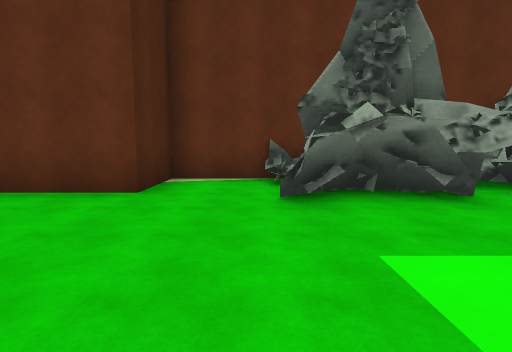
View 1 (above)

24 first-person views from a walk through a scene from a Unity 3-D project. The camera is 1.4 m above the floor, tilts 6° down and sees 80° across. The floor is counted in squares, 2 m on a side. Each view is taken from the middle of a square. On the plan, view 1 faces up. The plan holds only what a view shows up to about 10 squares ahead; the rest is blank. The place goes on beyond the plan. The player is left out. Some surface patterns are stand-ins.

View 2
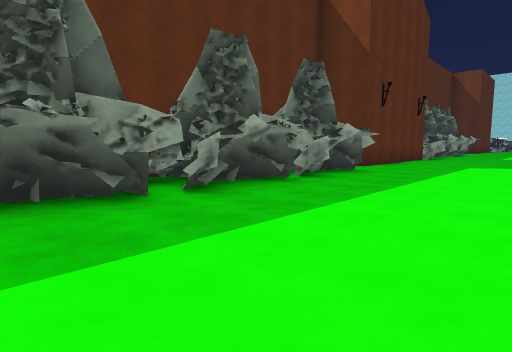

View 3
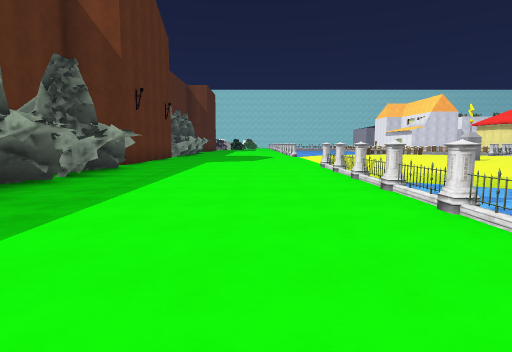

View 4
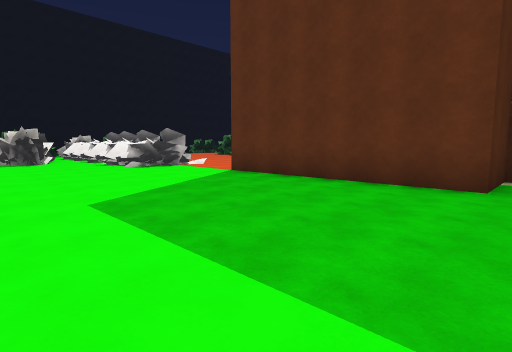

View 5
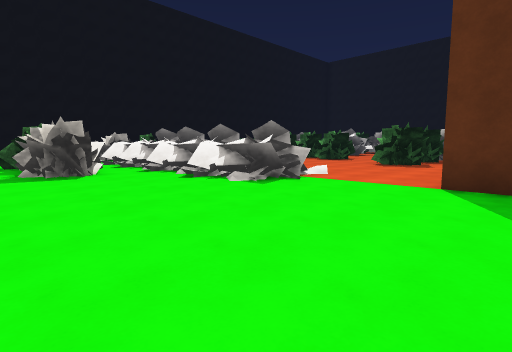

View 6
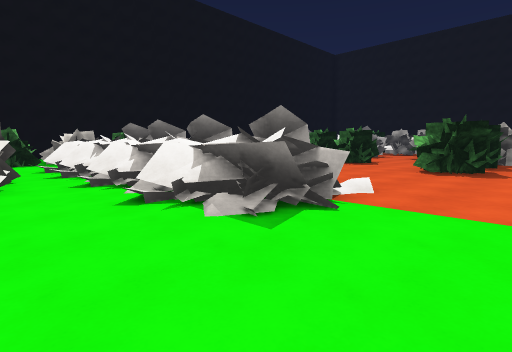

View 7
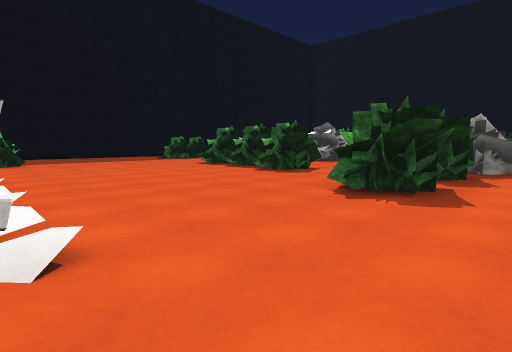

View 8
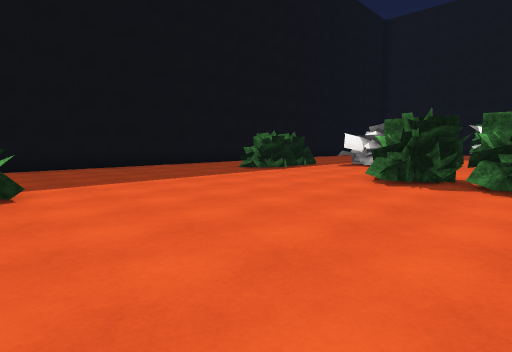

View 9
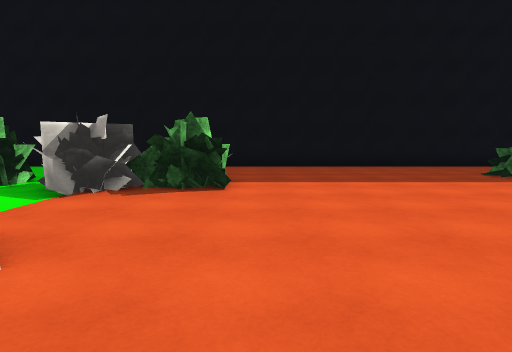

View 10
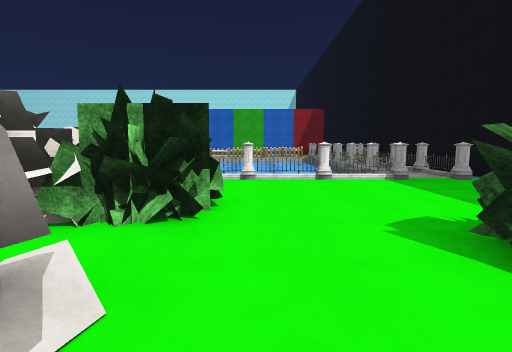

View 11
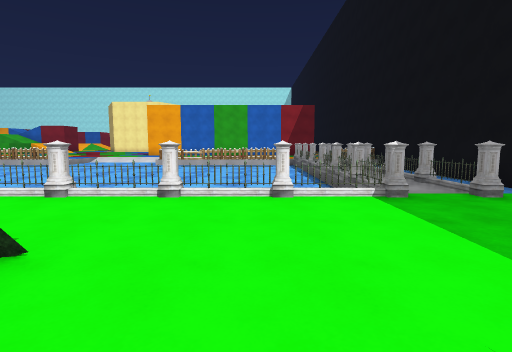

View 12
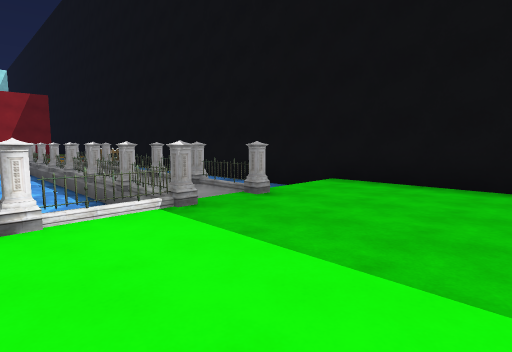

View 13
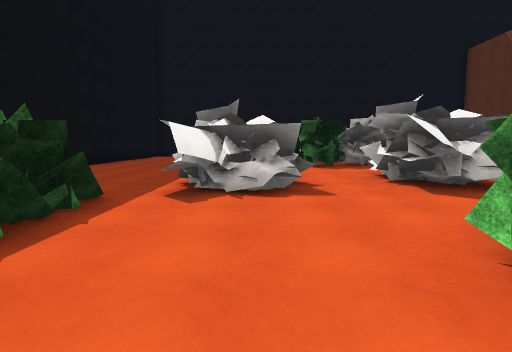

View 14
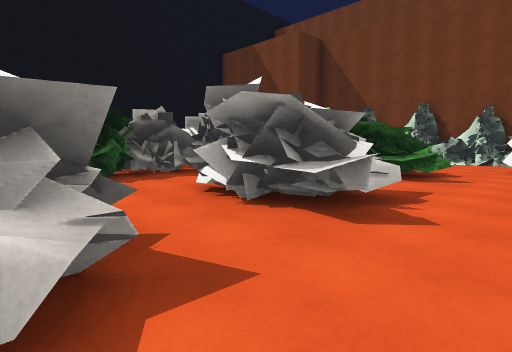

View 15
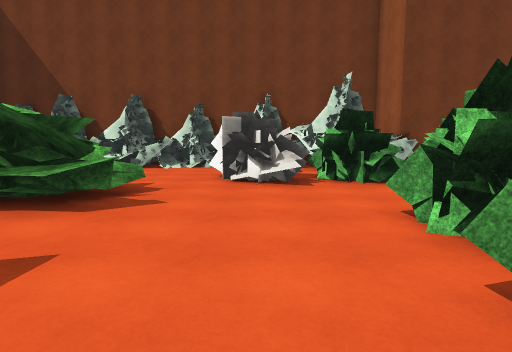

View 16
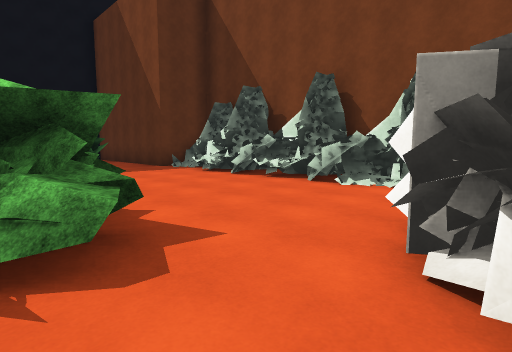

View 17
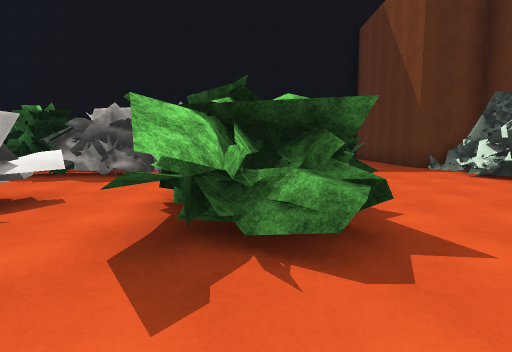

View 18
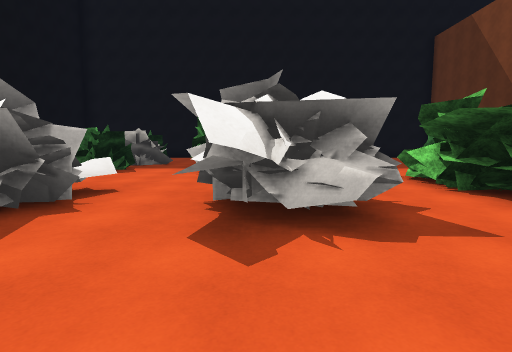

View 19
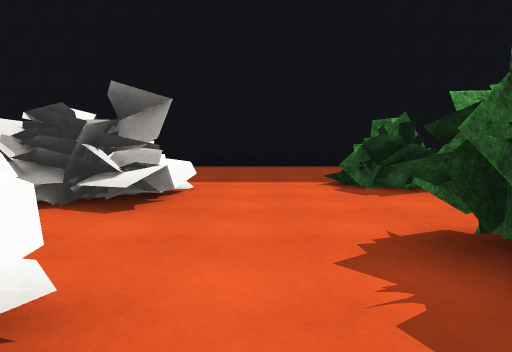

View 20
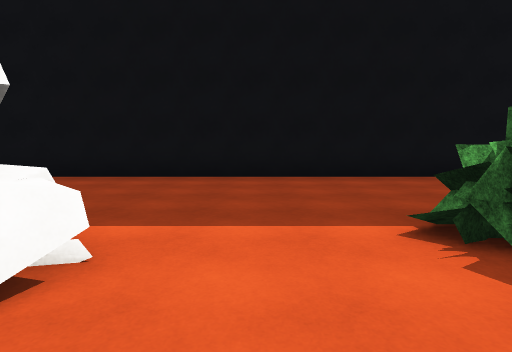

View 21
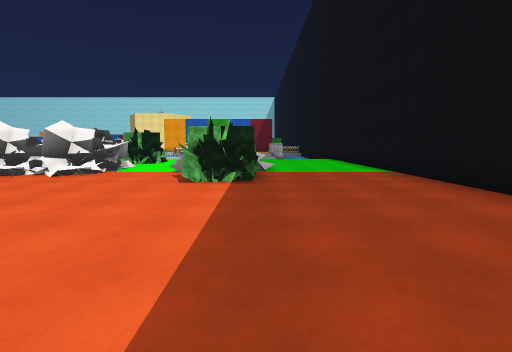

View 22
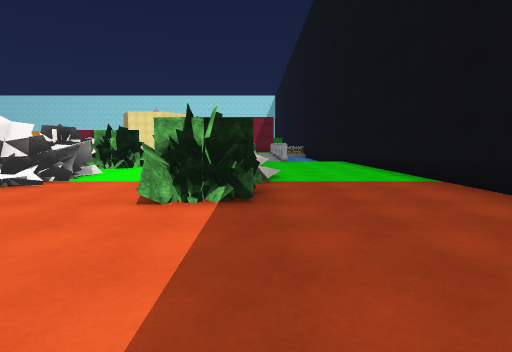

View 23
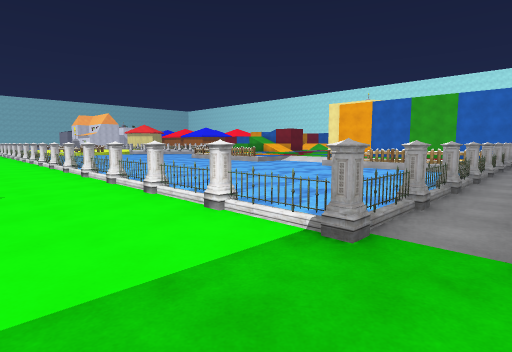

View 24
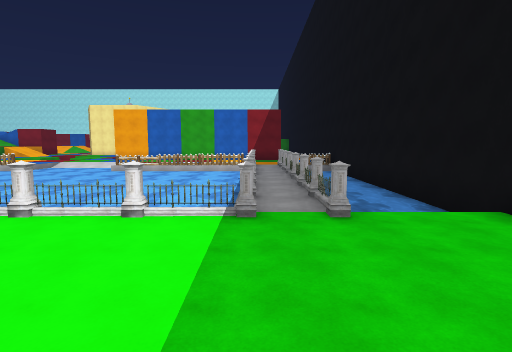

### Floor plan
Key: @ floor where view 1 was taken; # wall or solid block; . floor; / step, stairs or slope; ≈ water the walk keeps out of; ^ raised ledge; F fence; B bush; O other object.
Columns run from 25 left of view 1 to 13 right of it. Each row starts with its distance up from view 1.
 22 #... B....O.   O...OO
 21 #...BB..BBOOO   ..OOO
 20 #.......B..O.   ..OO#
 19 #...........#  ...OO
 18 #.....O..OO.## ...OO
 17 #....OO.OOO.##^...OO
 16 #....OOO.OO.^#....OO
 15 #. B.O..........O.OO
 14 #. BB.........OOO  O
 13 #..BB...B.B....B..OO
 12 #.......BBBBB..B.OOO
 11 #..........B...B..OO
 10 #..............B..O
  9 #..............B..#
  8 #.................
  7 #.................      ###
  6 #...BB............     #..#  #O  O
  5 #....B../OO OOO...######..OOOOOOOO  #
  4 #...OOO.O O OOOO..........OOOOOOOOO..
  3 #....B..//O/O.O...........O..O..O.....
  2 #.../B...//............................
  1 #.......BBOOO..........................
  0 #......./..O.............@..........
 -1 #........................ ..........
 -2 #..FF≈FF≈FF≈FF≈F            F≈FF≈FF.
 -3 #≈≈##≈≈≈≈≈ ≈                 ≈≈≈ ≈
 -4 #≈≈FF≈≈≈≈≈≈≈≈≈               ≈≈≈≈...
 -5 #≈≈FF≈≈≈≈≈≈≈≈                  ≈....
 -6 #≈≈##≈≈≈≈≈≈≈≈≈                  ....
 -7 #≈≈OF≈≈≈≈≈≈≈≈≈≈                  ...
 -8 #≈≈FF≈≈≈≈≈≈≈≈≈≈

Positions as (right, up) in squares from view 1, and headings:
1: (0, 0), facing up
2: (1, 0), facing up-right
3: (0, 0), facing right
4: (-1, -1), facing up-left
5: (-6, -1), facing up-left
6: (-8, 1), facing up-left
7: (-8, 5), facing up-left
8: (-15, 6), facing up-left
9: (-15, 7), facing left
10: (-18, 4), facing down
11: (-19, 2), facing down
12: (-19, 1), facing down-left
13: (-19, 11), facing up
14: (-19, 14), facing up-right
15: (-16, 14), facing right
16: (-12, 14), facing up-right
17: (-12, 14), facing up
18: (-16, 13), facing up
19: (-15, 19), facing left
20: (-18, 19), facing left
21: (-21, 12), facing down
22: (-21, 10), facing down
23: (-22, 0), facing down-right
24: (-21, 2), facing down
